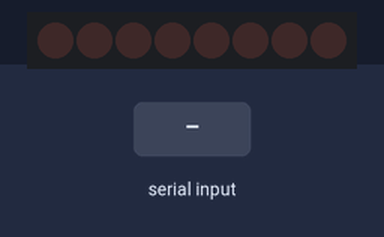
Simulated run of this sketch. Board: ESP32. Shown: 8 shift-register outputs drawn as a row of LEDs (first output left, lit = HIGH). Wiring (inferred from the names in the program): shift register (74HC595): data GPIO 23; shift clock GPIO 18; latch GPIO 5. Wiring (inferred from the signals the program sends): row of LEDs: on Q0, Q1, Q2, Q3, Q4, Q5, Q6, Q7. The test bench sets the inputs (shaded band).

Above: at 1.2 s.
1.3 s: byte 30 received over Serial
At 1.9 s:
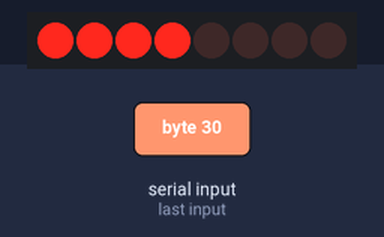
2.8 s: byte 90 received over Serial
At 3.1 s:
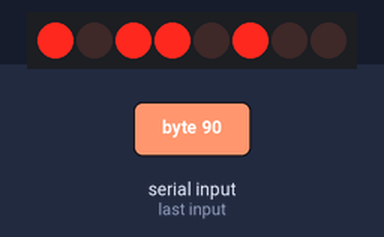
4.3 s: byte 120 received over Serial
At 5.4 s:
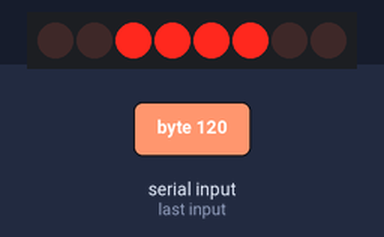
Timing chart, 0 to 7.3 s (numbered marks = the images above; inputs shaded):
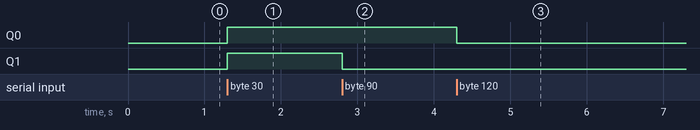

The sketch:

ESP32_code_shift_register.ino
```cpp
const int dataPin  = 23;
const int latchPin = 5;
const int clockPin = 18;

void setup() {
  Serial.begin(115200);
  pinMode(dataPin, OUTPUT);
  pinMode(latchPin, OUTPUT);
  pinMode(clockPin, OUTPUT);
}

// Your custom wiring fix (LED 1 is on Q7)
byte applyWiringFix(byte logical) {
  byte physical = 0;
  if (bitRead(logical, 0)) bitSet(physical, 7); // Logical Bit 0 (Resistor) -> Q7
  physical |= (logical >> 1);                  // Bits 1-7 (Others) -> Q0-Q6
  return physical;
}

void loop() {
  if (Serial.available() > 0) {
    // Read the raw byte sent from Python
    byte incomingBitmask = Serial.read();

    // Push to hardware
    digitalWrite(latchPin, LOW);
    shiftOut(dataPin, clockPin, MSBFIRST, applyWiringFix(incomingBitmask));
    digitalWrite(latchPin, HIGH);
  }
}
```

Measured:
- after the input at 1.3 s, Q0, Q1: LOW → HIGH at once
- after the input at 2.8 s, Q1: HIGH → LOW at once
- after the input at 4.3 s, Q0: HIGH → LOW at once
